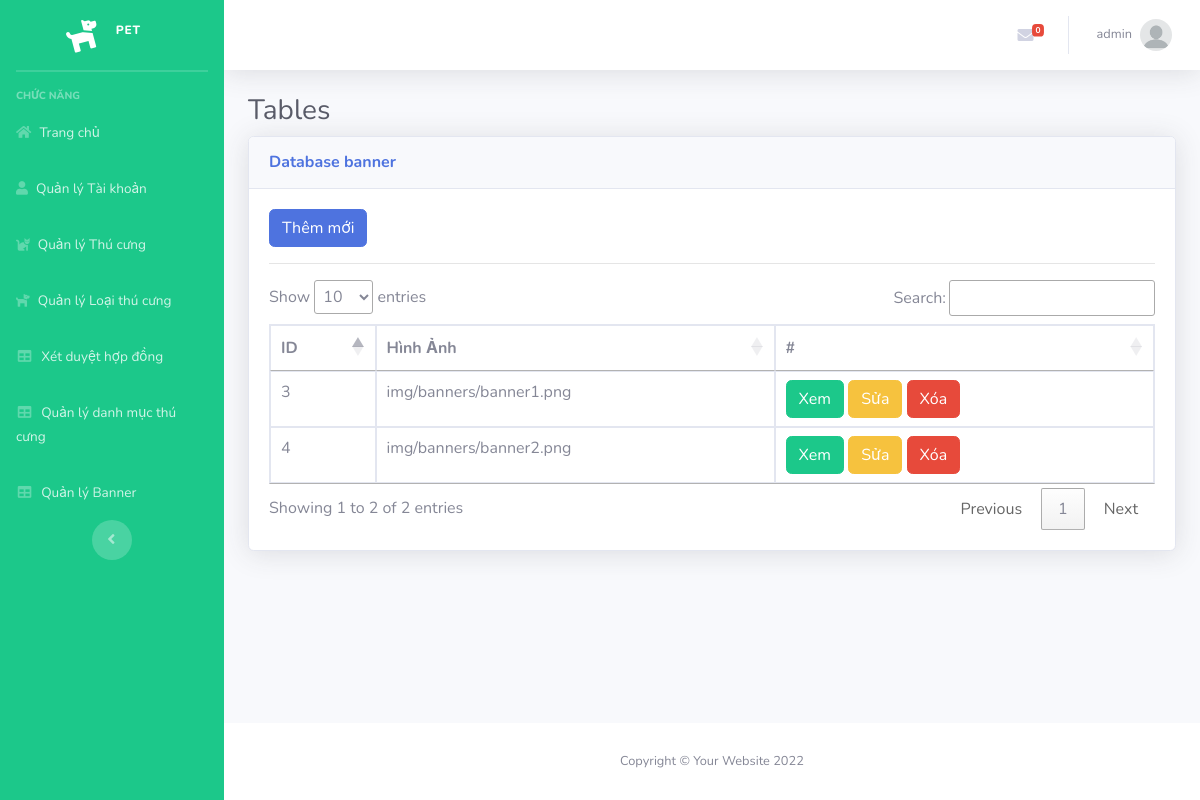
/Admin/index.php?mod=banner (signed in), run on the app's committed database.
### tables this page shows
CREATE TABLE `banner` (
  `Id` int(11) NOT NULL,
  `HinhAnh` varchar(255) DEFAULT NULL
);

### Admin/MVC/controllers/BannerController.php (called while the page is built, shortened)
<?php
class BannerController
{
	var $banner_model;
	function __construct()
	{
		$this->banner_model = new Banner();
	}
	public function list()
	{
		$data = $this->banner_model->All();
		require_once("MVC/Views/Admin/index.php");
	}
}

### Admin/MVC/Models/connection.php (called while the page is built, shortened)
<?php
    class Connection{
        function __construct()
        {
            $severname ="localhost";
            $username ="root";
            $password ="";
            $db_name ="pet";
            $this->conn = new mysqli($severname,$username,$password,$db_name);
        }
    }
?>

### Admin/MVC/Models/model.php (called while the page is built, shortened)
<?php
require_once("connection.php");
class Model
{
    var $table;
    var $contens;
    function __construct()
    {
        $conn_obj = new Connection();
        $this->conn = $conn_obj->conn;
    }
    function All()
    {
        $query = "select * from $this->table ORDER BY $this->contens DESC ";
        require("result.php");
        return $data;
    }
}

### Admin/MVC/Models/result.php (called while the page is built)
<?php
$result = $this->conn->query($query);
$data = array();
while ($row = $result->fetch_assoc()) {
    $data[] = $row;
}
?>

### Admin/MVC/Views/banner/list.php (the view, shortened to what this page needs)
<a href="?mod=banner&act=add" type="button" class="btn btn-primary">Thêm mới</a>
<hr>
<table class="table table-bordered" id="dataTable" width="100%" cellspacing="0">
  <thead>
    <tr>
      <th scope="col">ID</th>
      <th scope="col">Hình Ảnh</th>
      <th scope="col">#</th>
    </tr>
  </thead>
  <tbody>
    <?php foreach ($data as $row) { ?>
      <tr>
        <td><?= $row['Id'] ?></td>
        <td><?= $row['HinhAnh'] ?></td>
        <td>
          <a href="?mod=banner&act=detail&id=<?= $row['Id'] ?>" class="btn btn-success">Xem</a>
          <?php if (isset($_SESSION['isLogin_Admin']) && $_SESSION['isLogin_Admin'] == true) { ?>
          <a href="?mod=banner&act=edit&id=<?= $row['Id'] ?>" class="btn btn-warning">Sửa</a>
          <a href="?mod=banner&act=delete&id=<?= $row['Id'] ?>" onclick="return confirm('Bạn có thật sự muốn xóa ?');" type="button" class="btn btn-danger">Xóa</a>
          <?php }?>
        </td>
      </tr>
    <?php } ?>
</table>

### data on the page
banner: Id "4", HinhAnh "img/banners/banner2.png"
banner: Id "3", HinhAnh "img/banners/banner1.png"

### other printed values
$_SESSION['login']['TaiKhoan'] "admin"
$mod "banner"
